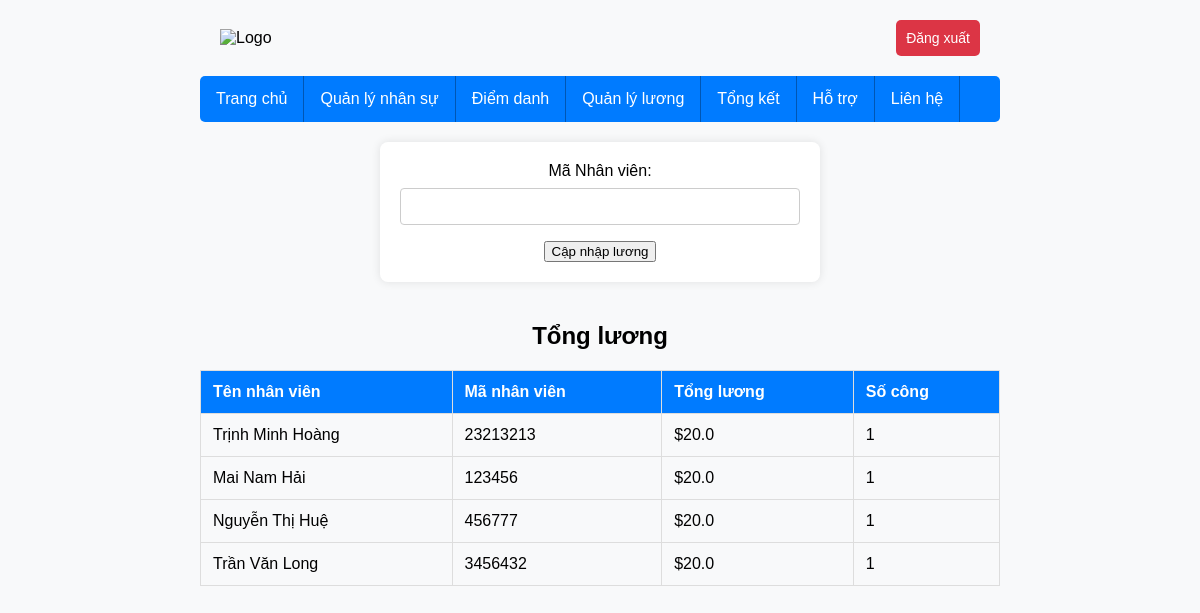
/salary, run on the app's committed database.
### app.py (models this page shows)
class Employee(db.Model):
    id = db.Column(db.Integer, primary_key=True)
    full_name = db.Column(db.String(100), nullable=False)
    employee_id = db.Column(db.String(20), unique=True, nullable=False)
    position = db.Column(db.String(50))
    department = db.Column(db.String(50))
    email = db.Column(db.String(50), unique=True, nullable=False)
    daily_attendances = relationship('DailyAttendance', backref='employee')

### app.py (the view, shortened to what this page needs)
@app.route('/salary', methods=['GET', 'POST'])
def salary():
    daily_salary = 20.0  # Set your actual daily salary here
    salary_report = db.session.query(
        Employee, func.sum(Salary.cumulative_amount), func.count(distinct(DailyAttendance.date))
    ).join(
        Salary, Employee.id == Salary.employee_id
    ).join(
        DailyAttendance, Employee.id == DailyAttendance.employee_id
    ).group_by(
        Employee.id
    ).all()
    return render_template('salary.html', salary_report=salary_report, daily_salary=daily_salary)

### templates/salary.html (shortened to what this page needs)
<!DOCTYPE html>
<html lang="en">
<head>
</head>
<body>
    <div class="container">
        <header>
            <div class="navbar-container">
                <div class="logo">
                    <img src="https://scontent.xx.fbcdn.net/v/t1.15752-9/386468527_329684616345562_4090802372396501244_n.png?stp=dst-png_p206x206&_nc_cat=105&ccb=1-7&_nc_sid=510075&_nc_ohc=DTqGvUevA5YAX8pC1xW&_nc_ad=z-m&_nc_cid=0&_nc_ht=scontent.xx&oh=03_AdRjPqqxTIqKvAKvi2ymSl3d-YzPKBHwEwuDZtapcWpOoQ&oe=657C34A3"
                        alt="Logo">
                </div>
                <button class="logout" onclick="location.href='{{ url_for('logout') }}'">Đăng xuất</button>
            </div>
        </header>
        <ul>
            <li class="home-button"><a href="{{ url_for('dashboard') }}">Trang chủ</a></li>
            <li><a href="{{ url_for('employee_management') }}">Quản lý nhân sự</a></li>
            <li><a href="{{ url_for('attendance') }}">Điểm danh</a></li>
            <li><a href="{{ url_for('salary') }}">Quản lý lương</a></li>
            <li><a href="{{ url_for('statistics') }}">Tổng kết</a></li>
            <li><a href="#">Hỗ trợ</a></li>
            <li><a href="#">Liên hệ</a></li>
        </ul>
    </div>
    <form action="{{ url_for('salary') }}" method="post">
        <label for="employee_id">Mã Nhân viên:</label>
        <input type="text" id="employee_id" name="employee_id" required>
        <button type="submit">Cập nhập lương</button>
    </form>
     <div class="salary-table-container">
        <h2>Tổng lương</h2>
        <table>
            <tr>
                <th>Tên nhân viên</th>
                <th>Mã nhân viên</th>
                <th>Tổng lương</th>
                <th>Số công</th>
            </tr>
            {% for record in salary_report %}
                <tr>
                    <td>{{ record[0].full_name if record[0] else '' }}</td>
                    <td>{{ record[0].employee_id if record[0] else '' }}</td>
                    <td>${{ daily_salary * record[2] if record[2] else 0 }}</td>
                    <td>{{ record[2] if record[2] else 0 }}</td>
                </tr>
            {% endfor %}
        </table>
    </div>
</body>
</html>

### templates/salary.html (style rules this page uses)
body { font-family: Arial, sans-serif; background-color: #f8f9fa; margin: 0; padding: 0; box-sizing: border-box; text-align: center; background-image: url('https://png.pngtree.com/thumb_back/fw800/back_pic/04/12/72/54581c7228244e4.jpg'); background-size: cover; background-repeat: no-repeat; background-attachment: fixed; }
.container { max-width: 800px; margin: 0 auto; }
.navbar-container { display: flex; justify-content: space-between; align-items: center; padding: 20px; }
.logo img { height: 75px; }
ul { list-style-type: none; margin: 0; padding: 0; background-color: #007BFF; overflow: hidden; border-radius: 5px; }
li { float: left; }
li a { display: block; color: #fff; text-align: center; padding: 14px 16px; text-decoration: none; border-right: 1px solid #0056b3; transition: background-color 0.3s; }
li:last-child { border-right: none; }
.logout { margin-left: auto; padding: 10px; background-color: #dc3545; color: #fff; border: none; border-radius: 5px; cursor: pointer; transition: background-color 0.3s; font-size: 14px; }
form { max-width: 400px; margin: 20px auto; background-color: #fff; padding: 20px; border-radius: 8px; box-shadow: 0 0 10px rgba(0, 0, 0, 0.1); }
label { display: block; margin-bottom: 8px; }
input { width: 100%; padding: 10px; margin-bottom: 16px; box-sizing: border-box; border: 1px solid #ccc; border-radius: 4px; }
.salary-table-container { max-width: 800px; margin: 20px auto; overflow-x: auto; }
table { width: 100%; border-collapse: collapse; }
th, td { border: 1px solid #ddd; padding: 12px; text-align: left; }
th { background-color: #007BFF; color: #fff; }

### data on the page
Employee: full_name "Trịnh Minh Hoàng", employee "23213213", daily_salary "20.0", id "1"
Employee: full_name "Mai Nam Hải", employee "123456", daily_salary "20.0", record "1"
Employee: full_name "Nguyễn Thị Huệ", employee "456777", daily_salary "20.0", record "1"
Employee: full_name "Trần Văn Long", employee "3456432", daily_salary "20.0", record "1"
